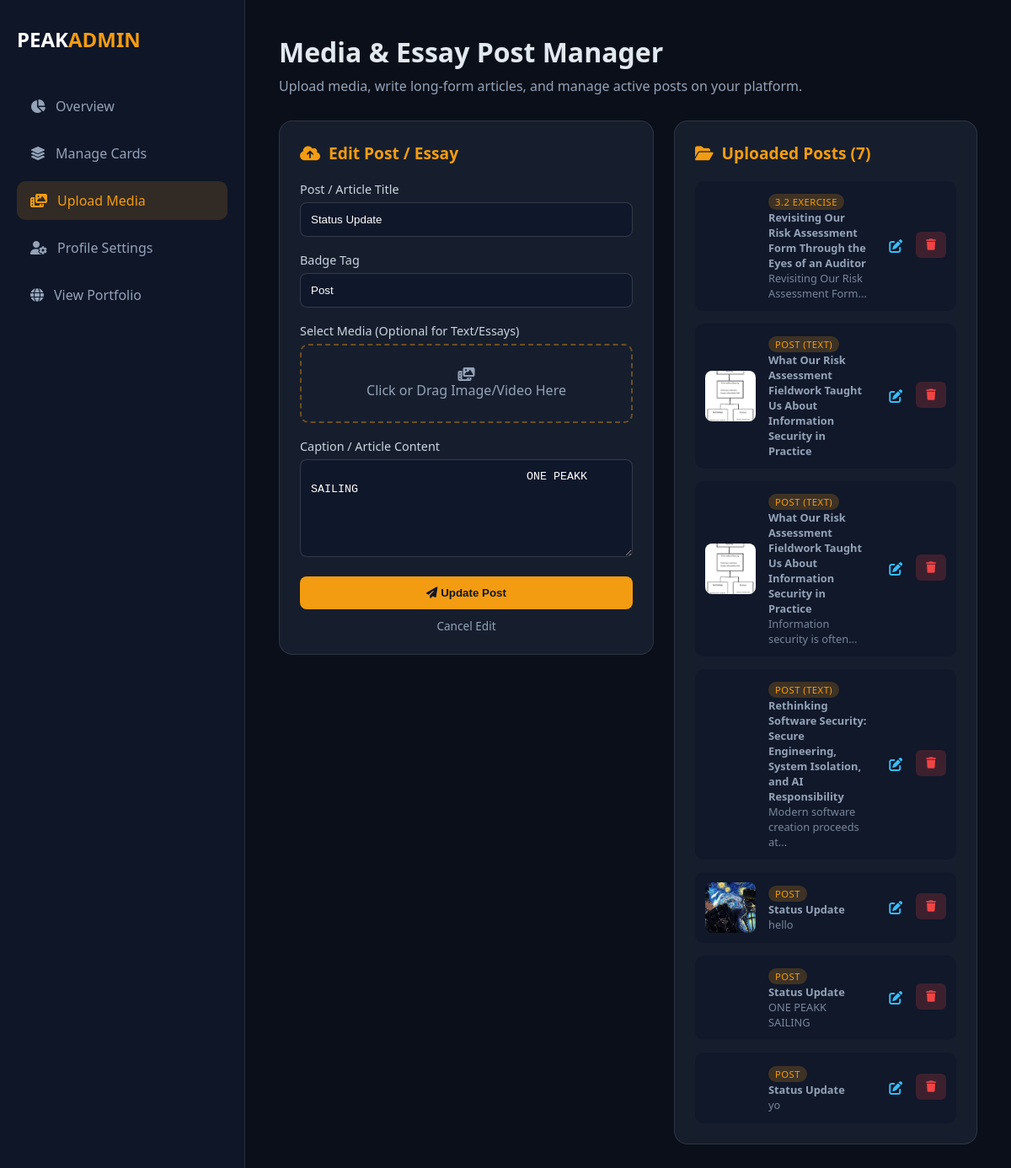
The app's page /dashboard/post?edit_id=2 (signed in) with its own data.
### app.py (models this page shows)
class MediaUpload(db.Model):
    id = db.Column(db.Integer, primary_key=True)
    title = db.Column(db.String(100), nullable=True)
    caption = db.Column(db.Text, nullable=True)
    badge = db.Column(db.String(50), default="Featured")
    filename = db.Column(db.String(255), nullable=True)
    media_type = db.Column(db.String(10), nullable=True)
    created_at = db.Column(db.DateTime, default=datetime.utcnow)

### app.py (the view)
@app.route('/dashboard/post')
@login_required
def dashboard_post():
    edit_id = request.args.get('edit_id', type=int)
    edit_post = MediaUpload.query.get(edit_id) if edit_id else None
    uploads = MediaUpload.query.order_by(MediaUpload.id.desc()).all()
    return render_template('dashboard_post.html', uploads=uploads, edit_post=edit_post)

### app.py (called while the page is built)
@login_manager.user_loader
def load_user(user_id):
    return db.session.get(User, int(user_id))

### templates/dashboard_post.html (shortened to what this page needs)
<!DOCTYPE html>
<html lang="en">
<head>
    <link rel="stylesheet" href="https://cdnjs.cloudflare.com/ajax/libs/font-awesome/6.4.0/css/all.min.css">
    <link rel="stylesheet" href="{{ url_for('static', filename='css/dashboard.css') }}">
</head>
<body class="dashboard-body">
    <div class="dashboard-container">
        <aside class="dashboard-sidebar">
            <div class="brand">
                <h2>PEAK<span>ADMIN</span></h2>
            </div>
            <nav class="dash-nav">
                <a href="{{ url_for('dashboard') }}">
                    <i class="fa-solid fa-chart-pie"></i> Overview
                </a>
                <a href="{{ url_for('dashboard_cards') }}">
                    <i class="fa-solid fa-layer-group"></i> Manage Cards
                </a>
                <a href="{{ url_for('dashboard_post') }}" class="active">
                    <i class="fa-solid fa-photo-film"></i> Upload Media
                </a>
                <a href="{{ url_for('dashboard_profile_page') }}">
                    <i class="fa-solid fa-user-gear"></i> Profile Settings
                </a>
                <a href="{{ url_for('home') }}">
                    <i class="fa-solid fa-globe"></i> View Portfolio
                </a>
            </nav>
        </aside>
        <main class="dashboard-content">
            <header class="dash-header">
                <h1>Media & Essay Post Manager</h1>
                <p>Upload media, write long-form articles, and manage active posts on your platform.</p>
            </header>
            <div class="dash-grid">
                <div class="dash-card">
                    <h3>
                        <i class="fa-solid fa-cloud-arrow-up"></i>
                        {% if edit_post %}Edit Post / Essay{% else %}New Media or Essay Post{% endif %}
                    </h3>
                    <form action="{% if edit_post %}{{ url_for('update_media', upload_id=edit_post.id) }}{% else %}{{ url_for('upload_media') }}{% endif %}"
                          method="POST"
                          enctype="multipart/form-data"
                          class="dash-form">
                        <div class="form-group">
                            <label for="title">Post / Article Title</label>
                            <input type="text" id="title" name="title" class="form-control"
                                   placeholder="e.g. Rethinking Software Security..."
                                   value="{{ edit_post.title if edit_post else '' }}">
                        </div>
                        <div class="form-group">
                            <label for="badge">Badge Tag</label>
                            <input type="text" id="badge" name="badge" class="form-control"
                                   placeholder="e.g. POST (TEXT), Article, Essay"
                                   value="{{ edit_post.badge if edit_post else 'POST (TEXT)' }}">
                        </div>
                        <div class="form-group">
                            <label>Select Media (Optional for Text/Essays)</label>
                            <div class="file-upload-wrapper">
                                <div class="file-dummy">
                                    <i class="fa-solid fa-photo-film"></i>
                                    <span id="file-label">Click or Drag Image/Video Here</span>
                                </div>
                            </div>
                        </div>
                        <div class="form-group">
                            <label for="caption_editor">Caption / Article Content</label>
                            <textarea id="caption_editor" name="caption" rows="6">
                                {{ edit_post.caption if edit_post else '' }}
                            </textarea>
                        </div>
                        <div class="form-actions" style="margin-top: 15px;">
                            <button type="submit" class="btn-submit">
                                <i class="fa-solid fa-paper-plane"></i>
                                {% if edit_post %}Update Post{% else %}Post Media{% endif %}
                            </button>
                            {% if edit_post %}
                                <a href="{{ url_for('dashboard_post') }}"
                                   style="display: block; text-align: center; color: #94a3b8; margin-top: 10px; text-decoration: none; font-size: 0.85rem;">
                                    Cancel Edit
                                </a>
                            {% endif %}
                        </div>
                    </form>
                </div>
                <div class="dash-card">
                    <h3><i class="fa-solid fa-folder-open"></i> Uploaded Posts ({{ uploads|length if uploads else 0 }})</h3>
                    <div class="card-list">
                        {% if uploads %}
                            {% for item in uploads %}
                            <div class="card-item">
                                <div class="thumb-box">
                                    {% if item.filename %}
                                        {% if item.media_type == 'image' %}
                                            <img src="{{ url_for('static', filename='uploads/' + item.filename) }}" alt="Media">
                                        {% else %}
                                            <video src="{{ url_for('static', filename='uploads/' + item.filename) }}" muted></video>
                                        {% endif %}
                                    {% else %}
                                        <div style="display: flex; align-items: center; justify-content: center; height: 100%; background: #1e293b; color: #f59e0b;">
                                            <i class="fa-solid fa-file-lines" style="font-size: 1.5rem;"></i>
                                        </div>
                                    {% endif %}
                                </div>
                                <div class="card-info">
                                    <span class="badge">{{ item.badge or item.media_type|upper or 'POST' }}</span>
                                    <p><strong>{{ item.title or 'Untitled Post' }}</strong></p>
                                    <p style="font-size: 0.8rem; opacity: 0.8;">{{ item.caption|striptags|truncate(40) }}</p>
                                </div>
                                <div class="card-actions" style="display: flex; gap: 6px;">
                                    <a href="{{ url_for('dashboard_post', edit_id=item.id) }}" class="btn-edit" title="Edit Post" style="padding: 6px 10px; color: #38bdf8;">
                                        <i class="fa-solid fa-pen-to-square"></i>
                                    </a>
                                    <form action="{{ url_for('delete_media', upload_id=item.id) }}" method="POST" onsubmit="return confirm('Delete this media file?');" style="margin: 0;">
                                        <button type="submit" class="btn-delete" title="Delete Media">
                                            <i class="fa-solid fa-trash"></i>
                                        </button>
                                    </form>
                                </div>
                            </div>
                            {% endfor %}
                        {% else %}
                            <p class="empty-msg">No media uploads found. Use the form to post videos, images, or articles!</p>
                        {% endif %}
                    </div>
                </div>
            </div>
        </main>
    </div>
</body>
</html>

### static/css/dashboard.css (style rules this page uses)
body.dashboard-body { background-color: #0b0f19; color: #e2e8f0; font-family: 'Segoe UI', Tahoma, Geneva, Verdana, sans-serif; margin: 0; padding: 0; }
.dashboard-container { display: flex; min-height: 100vh; }
.dashboard-sidebar { width: 250px; background: rgba(15, 23, 42, 0.95); border-right: 1px solid rgba(255, 255, 255, 0.1); padding: 30px 20px; display: flex; flex-direction: column; }
.dashboard-sidebar .brand h2 { color: #ffffff; font-size: 1.5rem; margin: 0 0 40px 0; }
.dashboard-sidebar .brand span { color: #f39c12; }
.dash-nav a { display: flex; align-items: center; gap: 12px; color: #94a3b8; text-decoration: none; padding: 12px 16px; border-radius: 10px; margin-bottom: 10px; transition: all 0.2s ease; }
.dash-nav a:hover, .dash-nav a.active { background: rgba(243, 156, 18, 0.15); color: #f39c12; }
.dashboard-content { flex: 1; padding: 40px; overflow-y: auto; }
.dash-header { margin-bottom: 30px; }
.dash-header h1 { font-size: 2rem; margin: 0 0 8px 0; }
.dash-header p { color: #94a3b8; margin: 0; }
.dash-grid { display: grid; grid-template-columns: 1fr 1fr; gap: 30px; }
.dash-card { background: rgba(30, 41, 59, 0.6); backdrop-filter: blur(12px); border: 1px solid rgba(255, 255, 255, 0.1); border-radius: 16px; padding: 24px; }
.dash-card h3 { margin: 0 0 20px 0; font-size: 1.2rem; color: #f39c12; display: flex; align-items: center; gap: 10px; }
.dash-form .form-group { margin-bottom: 18px; }
.dash-form label { display: block; margin-bottom: 6px; font-size: 0.9rem; color: #cbd5e1; }
.dash-form input[type="text"], .dash-form textarea { width: 100%; padding: 12px; background: rgba(15, 23, 42, 0.8); border: 1px solid rgba(255, 255, 255, 0.15); border-radius: 8px; color: #ffffff; box-sizing: border-box; }
.file-upload-wrapper { position: relative; height: 90px; border: 2px dashed rgba(243, 156, 18, 0.4); border-radius: 10px; overflow: hidden; }
.file-dummy { display: flex; flex-direction: column; align-items: center; justify-content: center; height: 100%; color: #94a3b8; }
.btn-submit { width: 100%; padding: 12px; background: #f39c12; border: none; border-radius: 8px; color: #0f172a; font-weight: bold; cursor: pointer; transition: background 0.2s; }
.card-list { display: flex; flex-direction: column; gap: 15px; }
.card-item { display: flex; align-items: center; background: rgba(15, 23, 42, 0.7); padding: 12px; border-radius: 10px; gap: 15px; }
.thumb-box { width: 60px; height: 60px; border-radius: 8px; overflow: hidden; flex-shrink: 0; }
.thumb-box img { width: 100%; height: 100%; object-fit: cover; }
.card-info { flex: 1; }
.card-info .badge { font-size: 0.7rem; background: rgba(243, 156, 18, 0.2); color: #f39c12; padding: 2px 8px; border-radius: 12px; }
.card-info p { margin: 0; font-size: 0.8rem; color: #94a3b8; }
.btn-delete { background: rgba(239, 68, 68, 0.2); color: #ef4444; border: none; padding: 8px 12px; border-radius: 6px; cursor: pointer; transition: background 0.2s; }
.thumb-box video { width: 100%; height: 100%; object-fit: cover; border-radius: 8px; }
.card-info .badge { text-transform: uppercase; letter-spacing: 0.5px; }

### templates/dashboard_post.html (style rules this page uses)
.dashboard-content { overflow-x: hidden; width: 100%; box-sizing: border-box; }
.dash-grid { display: grid !important; grid-template-columns: minmax(0, 1fr) 360px !important; gap: 24px !important; align-items: start !important; width: 100% !important; }
.dash-card { min-width: 0 !important; position: relative !important; z-index: 1 !important; }

### records on screen
MediaUpload: title "Status Update", badge "Post", caption "ONE PEAKK SAILING", badge "POST"
MediaUpload: badge "3.2 EXERCISE", title "Revisiting Our Risk Assessment Form Through the Eyes of an Auditor", caption "Revisiting Our Risk Assessment Form..."
MediaUpload: filename (picture), badge "POST (TEXT)", title "What Our Risk Assessment Fieldwork Taught Us About Information Security in Practice"
MediaUpload: filename (picture), badge "POST (TEXT)", title "What Our Risk Assessment Fieldwork Taught Us About Information Security in Practice", caption "Information security is often..."
MediaUpload: badge "POST (TEXT)", title "Rethinking Software Security: Secure Engineering, System Isolation, and AI Responsibility", caption "Modern software creation proceeds at..."
MediaUpload: filename (picture), badge "POST", title "Status Update", caption "hello"
MediaUpload: badge "POST", title "Status Update", caption "yo"

### other values on screen
{{ uploads|length if uploads else 0 }} "7"
